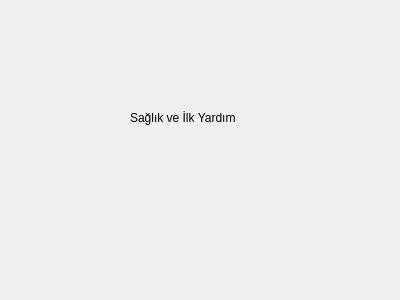
<?xml version="1.0" encoding="UTF-8"?>
<ui version="4.0">
 <class>SaglikVeIlkYardim</class>
 <widget class="QWidget" name="SaglikVeIlkYardim">
  <property name="geometry">
   <rect>
    <x>0</x>
    <y>0</y>
    <width>400</width>
    <height>300</height>
   </rect>
  </property>
  <property name="windowTitle">
   <string>Form</string>
  </property>
  <widget class="QLabel" name="label">
   <property name="geometry">
    <rect>
     <x>130</x>
     <y>110</y>
     <width>121</width>
     <height>16</height>
    </rect>
   </property>
   <property name="text">
    <string>Sağlık ve İlk Yardım</string>
   </property>
  </widget>
 </widget>
 <resources/>
 <connections/>
</ui>
